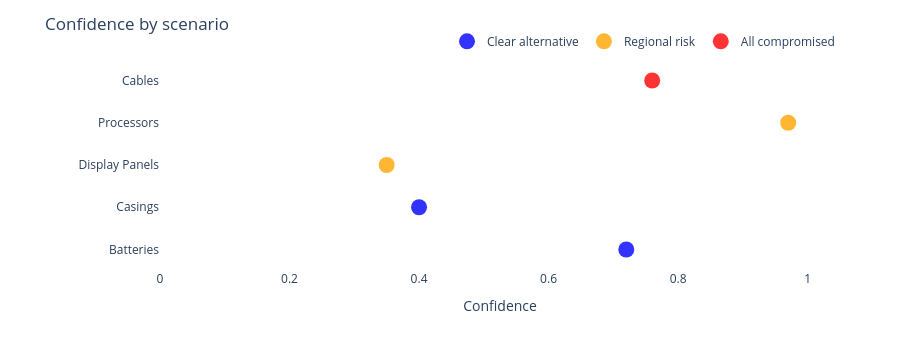

The cell this chart's notebook holds for it:
### Markdown cell above
## 9. Confidence across scenarios

Each scenario as a point, showing confidence and the supplier chosen.

### Code cell
colors = {"clear_alternative": "blue", "regional_risk": "orange", "all_compromised": "red"}

fig2 = go.Figure()
for band, color in colors.items():
    subset = results_df[results_df["band"] == band]
    if subset.empty:
        continue
    fig2.add_trace(go.Scatter(
        x=subset["confidence"],
        y=subset["component"],
        mode="markers",
        name=band_labels.get(band, band),
        marker=dict(color=color, size=16, opacity=0.8),
        text=subset["chosen"] + "<br>Confidence: " + subset["confidence"].astype(str),
        hoverinfo="text+x",
    ))

fig2.update_layout(
    title="Confidence by scenario",
    xaxis_title="Confidence",
    xaxis=dict(range=[0, 1.05]),
    yaxis_title="",
    plot_bgcolor="white",
    paper_bgcolor="white",
    font=dict(size=12),
    margin=dict(t=60, l=160, r=60),
    height=350,
    legend=dict(orientation="h", yanchor="bottom", y=1.02, xanchor="right", x=1),
)
fig2.show()

### Figure 1 — Plotly figure (JSON) as saved in the notebook; plotly's stock layout.template omitted (floating-point values rounded to 4 significant figures)
{"data": [{"hoverinfo": "text+x", "marker": {"color": "blue", "opacity": 0.8, "size": 16}, "mode": "markers", "name": "Clear alternative", "text": ["EnergyPack USA<br>Confidence: 0.72", "FrameWorks Poland<br>Confidence: 0.4"], "type": "scatter", "x": [0.72, 0.4], "y": ["Batteries", "Casings"]}, {"hoverinfo": "text+x", "marker": {"color": "orange", "opacity": 0.8, "size": 16}, "mode": "markers", "name": "Regional risk", "text": ["VisionParts Europe<br>Confidence: 0.35", "SiliconWave USA<br>Confidence: 0.97"], "type": "scatter", "x": [0.35, 0.97], "y": ["Display Panels", "Processors"]}, {"hoverinfo": "text+x", "marker": {"color": "red", "opacity": 0.8, "size": 16}, "mode": "markers", "name": "All compromised", "text": ["CableCo USA<br>Confidence: 0.76"], "type": "scatter", "x": [0.76], "y": ["Cables"]}], "layout": {"font": {"size": 12}, "height": 350, "legend": {"orientation": "h", "x": 1, "xanchor": "right", "y": 1.02, "yanchor": "bottom"}, "margin": {"l": 160, "r": 60, "t": 60}, "paper_bgcolor": "white", "plot_bgcolor": "white", "title": {"text": "Confidence by scenario"}, "xaxis": {"range": [0, 1.05], "title": {"text": "Confidence"}}, "yaxis": {"title": {"text": ""}}}}
